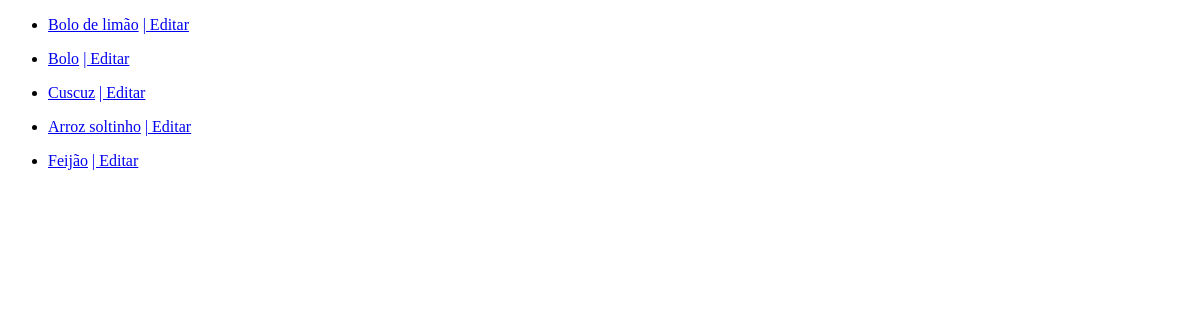
The page /receitas/ on the database as committed earlier.
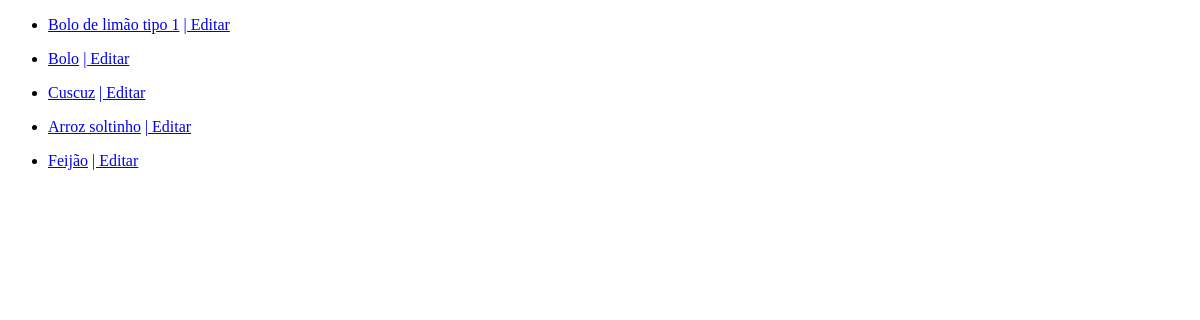
The same page on the database as committed later.
### receita/models.py (models this page shows, shortened)
class Receita(models.Model):
    titulo = models.CharField(max_length=100)
    ingredientes = models.TextField()
    modo_preparo = models.TextField()
    data_criacao = models.DateTimeField(auto_now_add=True)
    categoria = models.ForeignKey(Categoria, on_delete=models.CASCADE)

### receita/views.py (the view)
# urls.py: path('receitas/', views.receitas, name='receitas'),
def receitas(request):
    receitas = Receita.objects.all()
    context = {'receitas': receitas}
    return render(request, 'minhas_receitas.html', context)

### receita/templates/minhas_receitas.html (shortened to what this page needs)
<!DOCTYPE html>
<html lang="en">
<head>
</head>
<body>
    <section>
        {% for receita in receitas %}
        <ul>
            <li><a href="{% url 'detalhes_receita' id_receita=receita.id %}">{{receita.titulo}}</a>
                <a href="{% url 'editar_receita' id_receita=receita.id %}"> | Editar</a>
            </li>
        </ul>
        {% endfor %}
    </section>
</body>
</html>

Rows that differ between the two databases and show on the page:
changed Receita: titulo "Bolo de limão" → "Bolo de limão tipo 1"
